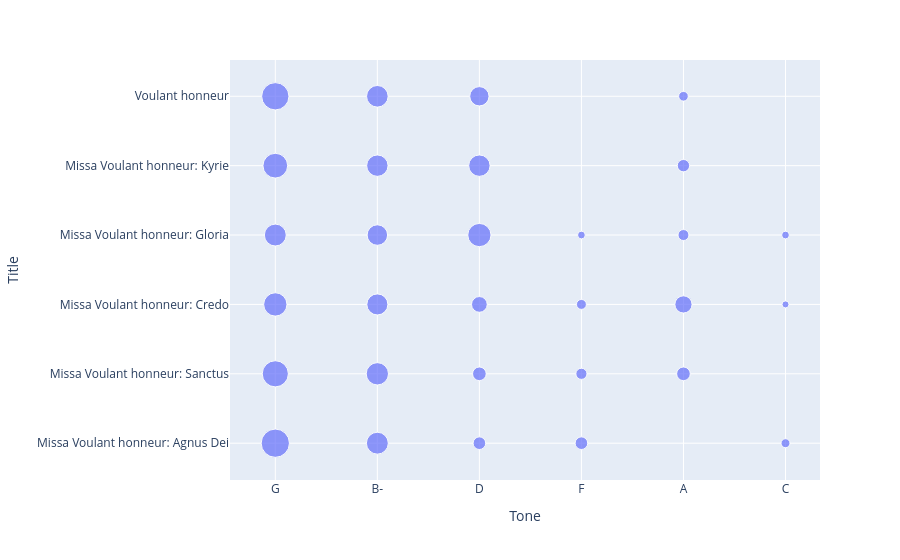

This figure's notebook cell:
### Code cell
cadence_tone_percent = cadences.groupby(['Tone', 'Title']).size().reset_index(name='Count')

# Calculate % of cadences within each Title
cadence_tone_percent['Percent'] = (
    cadence_tone_percent.groupby('Title')['Count']
    .transform(lambda x: x / x.sum() * 100)
)

cadence_tone_percent['Title'] = pd.Categorical(cadence_tone_percent['Title'], categories=title_sort, ordered=True)

fig = px.scatter(cadence_tone_percent,
                 x='Tone',
                 y='Title',
                 size='Percent',
                 hover_data={'Count': True, 'Percent': ':.1f'})

fig.update_yaxes(categoryorder='array', 
                 categoryarray=title_sort[::-1])
fig.update_xaxes(categoryorder='array', 
                 categoryarray=tone_sort)
fig.show()

### Figure 1 — Plotly figure (JSON) as saved in the notebook; plotly's stock layout.template omitted (floating-point values rounded to 4 significant figures)
{"data": [{"customdata": [[6, 17.65], [2, 7.143], [1, 9.091], [3, 11.11], [1, 5.556], [6, 28.57], [9, 26.47], [7, 25], [3, 27.27], [8, 29.63], [5, 27.78], [1, 4.762], [1, 2.941], [1, 3.571], [2, 9.524], [5, 14.71], [9, 32.14], [3, 27.27], [3, 11.11], [4, 22.22], [2, 9.524], [2, 5.882], [1, 3.571], [2, 7.407], [10, 47.62], [11, 32.35], [8, 28.57], [4, 36.36], [11, 40.74], [8, 44.44]], "hovertemplate": "Tone=%{x}<br>Title=%{y}<br>Percent=%{customdata[1]:.1f}<br>Count=%{customdata[0]}<extra></extra>", "legendgroup": "", "marker": {"color": "#636efa", "size": [17.65, 7.143, 9.091, 11.11, 5.556, 28.57, 26.47, 25, 27.27, 29.63, 27.78, 4.762, 2.941, 3.571, 9.524, 14.71, 32.14, 27.27, 11.11, 22.22, 9.524, 5.882, 3.571, 7.407, 47.62, 32.35, 28.57, 36.36, 40.74, 44.44], "sizemode": "area", "sizeref": 0.119, "symbol": "circle"}, "mode": "markers", "name": "", "orientation": "v", "showlegend": false, "type": "scatter", "x": ["A", "A", "A", "A", "A", "B-", "B-", "B-", "B-", "B-", "B-", "C", "C", "C", "D", "D", "D", "D", "D", "D", "F", "F", "F", "F", "G", "G", "G", "G", "G", "G"], "xaxis": "x", "y": ["Missa Voulant honneur: Credo", "Missa Voulant honneur: Gloria", "Missa Voulant honneur: Kyrie", "Missa Voulant honneur: Sanctus", "Voulant honneur", "Missa Voulant honneur: Agnus Dei", "Missa Voulant honneur: Credo", "Missa Voulant honneur: Gloria", "Missa Voulant honneur: Kyrie", "Missa Voulant honneur: Sanctus", "Voulant honneur", "Missa Voulant honneur: Agnus Dei", "Missa Voulant honneur: Credo", "Missa Voulant honneur: Gloria", "Missa Voulant honneur: Agnus Dei", "Missa Voulant honneur: Credo", "Missa Voulant honneur: Gloria", "Missa Voulant honneur: Kyrie", "Missa Voulant honneur: Sanctus", "Voulant honneur", "Missa Voulant honneur: Agnus Dei", "Missa Voulant honneur: Credo", "Missa Voulant honneur: Gloria", "Missa Voulant honneur: Sanctus", "Missa Voulant honneur: Agnus Dei", "Missa Voulant honneur: Credo", "Missa Voulant honneur: Gloria", "Missa Voulant honneur: Kyrie", "Missa Voulant honneur: Sanctus", "Voulant honneur"], "yaxis": "y"}], "layout": {"autosize": true, "legend": {"itemsizing": "constant", "tracegroupgap": 0}, "margin": {"t": 60}, "xaxis": {"anchor": "y", "autorange": true, "categoryarray": ["G", "B-", "D", "F", "A", "C"], "categoryorder": "array", "domain": [0, 1], "range": [-0.4244, 5.331], "title": {"text": "Tone"}, "type": "category"}, "yaxis": {"anchor": "x", "autorange": true, "categoryarray": ["Missa Voulant honneur: Agnus Dei", "Missa Voulant honneur: Sanctus", "Missa Voulant honneur: Credo", "Missa Voulant honneur: Gloria", "Missa Voulant honneur: Kyrie", "Voulant honneur"], "categoryorder": "array", "domain": [0, 1], "range": [-0.8032, 5.787], "title": {"text": "Title"}, "type": "category"}}}
